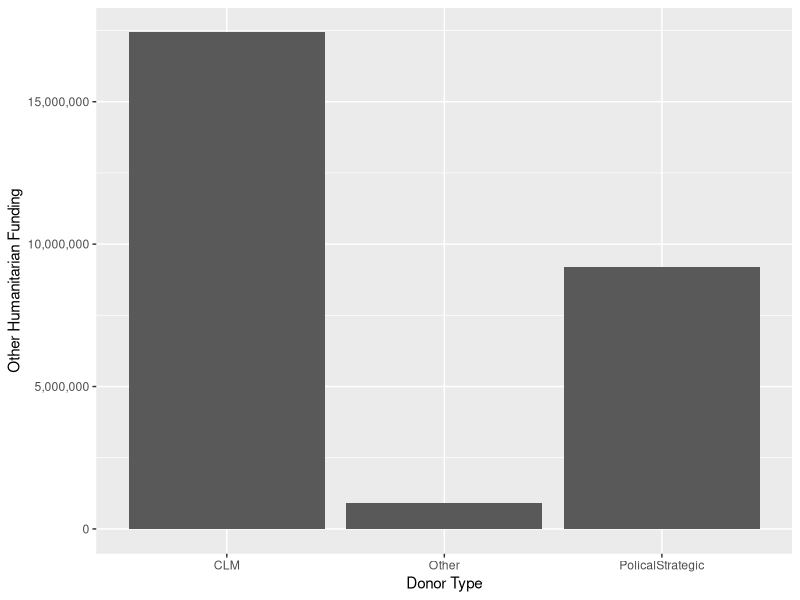
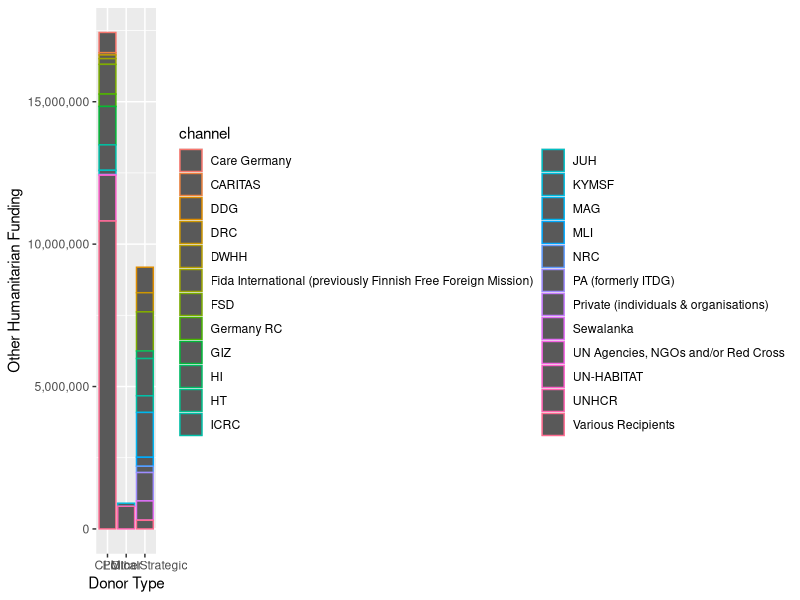
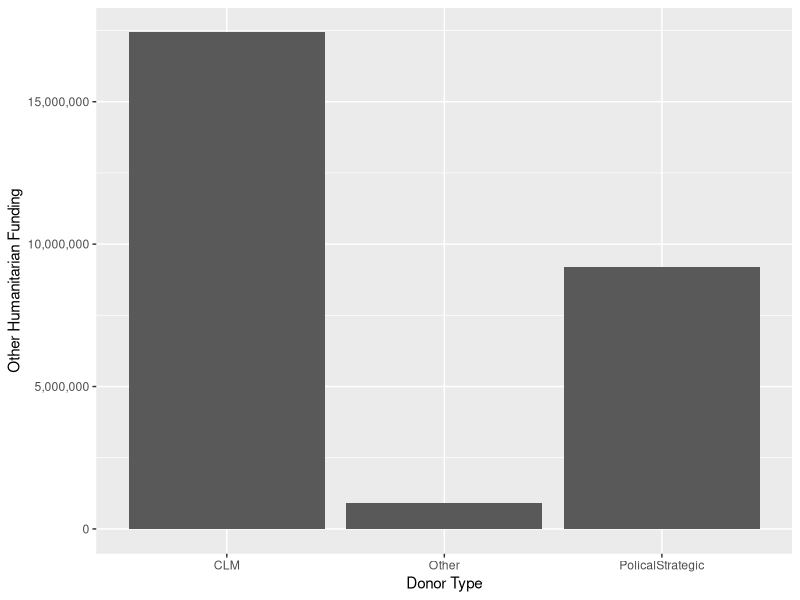
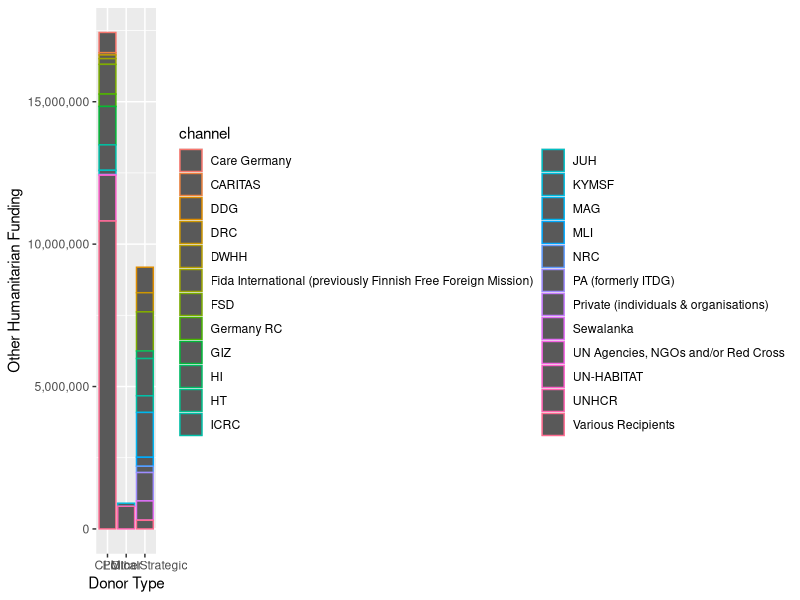

Source code (R) for these figures, in order:
# Aid Trends
# Bastiaan Quast
# bquast@gmail.com

# load packages
library(plyr)
library(ggplot2)
library(scales)

# load the data
ocha <- read.csv('ocha_R4_A963___1406131346.csv', sep=';')

# rename to lowercase
names(ocha) <- tolower(names(ocha))
ocha$funding...usd

# numeric donation
amount <- ocha$funding...usd
amount <- gsub(',', '', amount)
ocha$amount <- as.numeric(amount)
rm(amount)

# add clm variable
clm.list <- c('Czech Republic', 'Denmark', 'Finland', 'Germany', 'Luxembourg', 'Netherlands', 'Norway', 'Sweden', 'Switzerland', 'Iceland')
pol.strat.list <- c('Canada', 'European Commission Humanitarian Aid Office', 'United States of America', 'UNICEF National Committee/United Kingdom', 'UNICEF National Committee/Ireland')
ocha$donor.type <- ifelse(ocha$donor %in% clm.list, 'CLM',
                          ifelse(ocha$donor %in% pol.strat.list, 'PolicalStrategic', 'Other'
                          )
) 

# summarise data
aggregate <- ddply(ocha, .(donor.type), summarize, total.aid=sum(amount))
aggregate

# plot data
plot <- ggplot(aggregate, aes(donor.type, weight=total.aid) )
plot <- plot + geom_bar()
plot <- plot + scale_y_continuous(name='Other Humanitarian Funding' , labels=comma) + xlab('Donor Type')
plot

png('ocha2012.png')
print(plot)
dev.off()

# even better

breakdown <- ddply(ocha, .(donor.type, channel), summarize, total.aid=sum(amount))
breakdown

bd.plot <- ggplot(breakdown, aes(donor.type, weight=total.aid, color=channel))
bd.plot <- bd.plot + geom_bar()
bd.plot <- bd.plot + scale_y_continuous(name='Other Humanitarian Funding' , labels=comma) + xlab('Donor Type')
bd.plot

png('bd.ocha2012.png')
print(bd.plot)
dev.off()